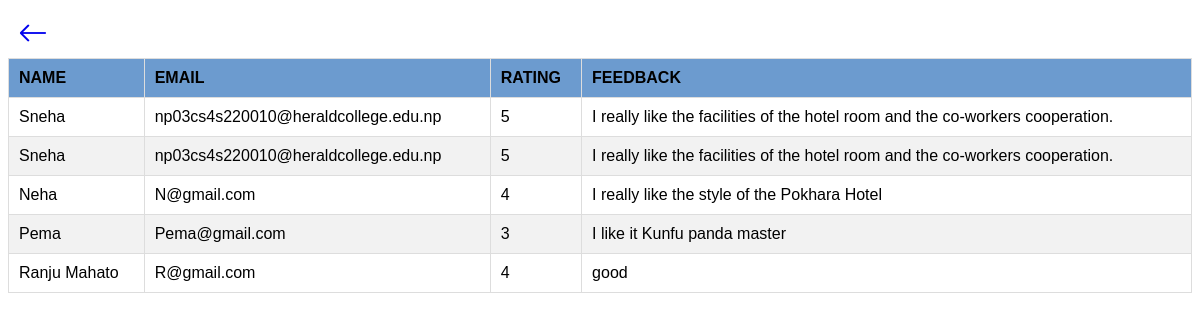
The app's page /admin/Feedback.php with its own data.
### tables this page shows
CREATE TABLE `feedback` (
  `id` int(11) NOT NULL,
  `name` varchar(255) NOT NULL,
  `email` varchar(255) NOT NULL,
  `rating` int(1) NOT NULL,
  `feedback` text NOT NULL
);

### admin/Feedback.php (the view, shortened to what this page needs)
<html>
<head>
    <link rel="stylesheet" href="https://cdn.jsdelivr.net/npm/bootstrap-icons@1.10.3/font/bootstrap-icons.css">
</head>
<a href="./dashboard.html" class="back-button"><i class="bi bi-arrow-left"></i></a>
</html>
<?php
$db_hostname = 'localhost:3306';
$db_username = 'root';
$db_password = '';
$db_database = 'database';
$conn = mysqli_connect($db_hostname, $db_username, $db_password, $db_database);
$sql = "SELECT * FROM feedback";
$result = mysqli_query($conn, $sql);
if (mysqli_num_rows($result) > 0) {
    $table_html = '<table>';
    $table_html .= '<thead><tr><th>Name</th><th>Email</th><th>Rating</th><th>Feedback</th></tr></thead>';
    $table_html .= '<tbody>';
    while ($row = mysqli_fetch_assoc($result)) {
        $table_html .= '<tr>';
        $table_html .= '<td>' . $row['name'] . '</td>';
        $table_html .= '<td>' . $row['email'] . '</td>';
        $table_html .= '<td>' . $row['rating'] . '</td>';
        $table_html .= '<td>' . $row['feedback'] . '</td>';
        $table_html .= '</tr>';
    }
    $table_html .= '</tbody></table>';
    echo $table_html;
} else {
    echo 'No feedback found.';
}
?>

### admin/Feedback.php (style rules this page uses)
.bi-arrow-left::before { margin: 10px; font-size: 30px; }
table { border-collapse: collapse; width: 100%; margin-bottom: 20px; font-family: Arial, sans-serif; }
thead { background-color: #6C9BCF; }
th, td { padding: 10px; text-align: left; border: 1px solid #ddd; }
th { font-weight: bold; text-transform: uppercase; }
tr:nth-child(even) { background-color: #f2f2f2; }

### records on screen
feedback: name "Sneha", email "np03cs4s220010@heraldcollege.edu.np", rating "5", feedback "I really like the facilities of the hotel room and the co-workers cooperation."
feedback: name "Sneha", email "np03cs4s220010@heraldcollege.edu.np", rating "5", feedback "I really like the facilities of the hotel room and the co-workers cooperation."
feedback: name "Neha", email "N@gmail.com", rating "4", feedback "I really like the style of the Pokhara Hotel"
feedback: name "Pema", email "Pema@gmail.com", rating "3", feedback "I like it Kunfu panda master"
feedback: name "Ranju Mahato", email "R@gmail.com", rating "4", feedback "good"
